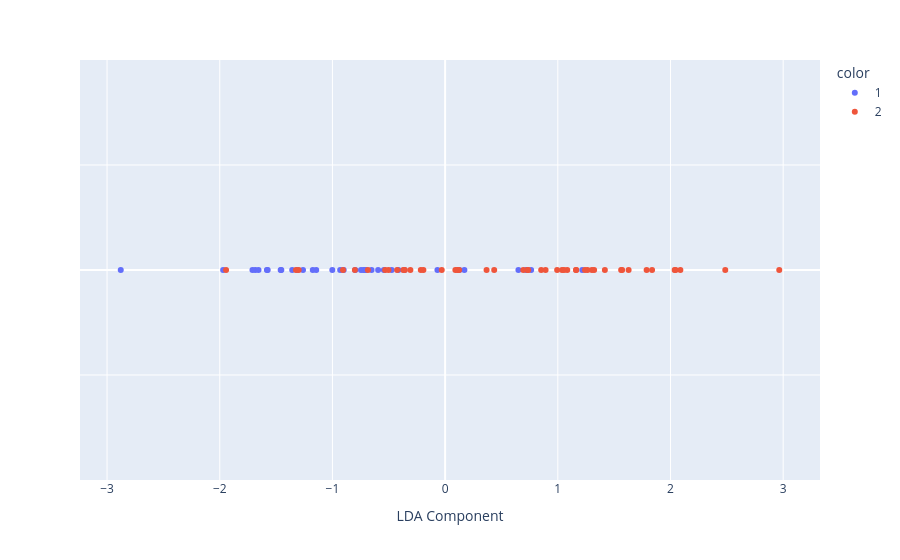

The cell this chart's notebook holds for it:
### Code cell
# Visualize LDA projection (1D)
fig = px.scatter(
    x=lda_comp[:, 0],
    y=[0] * lda_comp.shape[0],
    color=train_data[LABELS_KEY].astype(str),
    labels={'x': 'LDA Component', 'y': ''}
)
fig.update_yaxes(showticklabels=False)
fig.show()

### Figure 1 — Plotly figure (JSON) as saved in the notebook; plotly's stock layout.template omitted (floating-point values rounded to 4 significant figures)
{"data": [{"hovertemplate": "color=1<br>LDA Component=%{x}<br>=%{y}<extra></extra>", "legendgroup": "1", "marker": {"color": "#636efa", "symbol": "circle"}, "mode": "markers", "name": "1", "orientation": "v", "showlegend": true, "type": "scatter", "x": [-1.582, 0.1273, -0.4741, -0.7083, -0.06814, -2.879, -1.97, -1.684, -1.656, 1.217, -1.261, -0.5437, -0.4147, -1.71, -0.3621, -0.9, 0.1712, -1.31, -0.7032, 0.7183, -1.574, 0.6506, -1.001, -0.5943, -1.357, -0.7264, 0.7635, -1.144, -0.7469, -0.9314, -1.175, -0.7973, -0.6529, -1.459, -1.454], "xaxis": "x", "y": [0, 0, 0, 0, 0, 0, 0, 0, 0, 0, 0, 0, 0, 0, 0, 0, 0, 0, 0, 0, 0, 0, 0, 0, 0, 0, 0, 0, 0, 0, 0, 0, 0, 0, 0], "yaxis": "y"}, {"hovertemplate": "color=2<br>LDA Component=%{x}<br>=%{y}<extra></extra>", "legendgroup": "2", "marker": {"color": "#EF553B", "symbol": "circle"}, "mode": "markers", "name": "2", "orientation": "v", "showlegend": true, "type": "scatter", "x": [0.3678, -0.532, -0.685, -1.944, 2.088, 1.264, -0.02998, 1.837, -0.5026, -1.324, 1.084, 1.788, -0.3082, 2.965, -1.299, -0.8009, 0.1086, 1.163, 1.162, 2.486, 1.628, -0.3571, 1.418, 2.046, 0.1239, 1.322, 0.7309, 1.241, 1.303, -0.2158, 0.8526, 0.8917, -0.9059, 1.562, 0.6938, 1.038, -0.4259, 1.571, 0.09114, 0.4356, 1.055, 0.7373, 2.037, -0.3709, 0.9942, -0.1929], "xaxis": "x", "y": [0, 0, 0, 0, 0, 0, 0, 0, 0, 0, 0, 0, 0, 0, 0, 0, 0, 0, 0, 0, 0, 0, 0, 0, 0, 0, 0, 0, 0, 0, 0, 0, 0, 0, 0, 0, 0, 0, 0, 0, 0, 0, 0, 0, 0, 0], "yaxis": "y"}], "layout": {"legend": {"title": {"text": "color"}, "tracegroupgap": 0}, "margin": {"t": 60}, "xaxis": {"anchor": "y", "domain": [0, 1], "title": {"text": "LDA Component"}}, "yaxis": {"anchor": "x", "domain": [0, 1], "showticklabels": false, "title": {"text": ""}}}}
